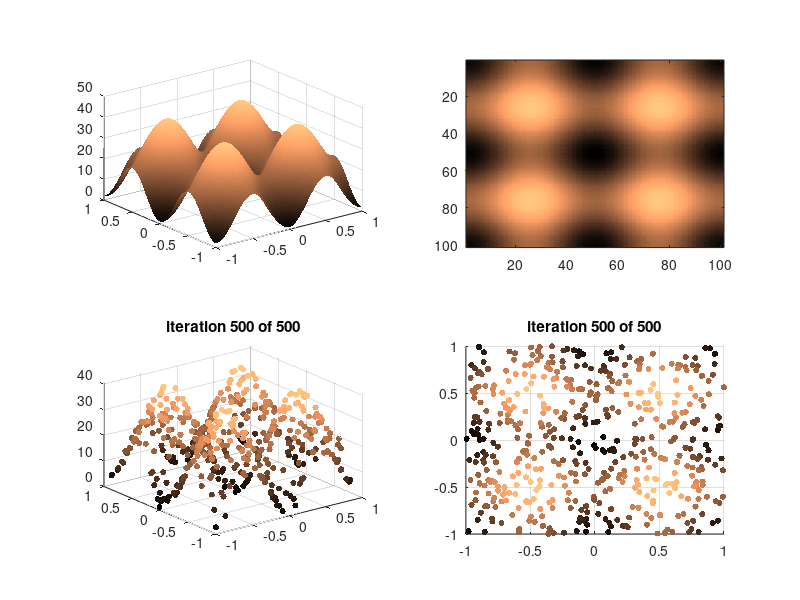

Here is the MATLAB script that generated this plot:
%%%%%%%%%%%%%%%%%%%%%%%%%%%%%%%%%%%%%%%%%%%%%%%%%%%%%%%%%%%%%%%%%%%%%%%%%%%%%%%%
%                                                                              %
%                              RASTRIGIN'S FUNCTION                            %
%                                      DEMO                                    %
%                                                                              %
%                                8 February 2018                               %
%                                                                              %
%                          Juan Ignacio Mendoza Garay                          %
%                               doctoral student                               %
%                 Department of Music, Art and Culture Studies                 %
%                            University of Jyv?skyl?                           %
%                                                                              %
%%%%%%%%%%%%%%%%%%%%%%%%%%%%%%%%%%%%%%%%%%%%%%%%%%%%%%%%%%%%%%%%%%%%%%%%%%%%%%%%

% This script has been tested with Matlab R2015a

% ==============================================================================
close all
clear
clc

% Rastrigin's function:
rastrigin = @(XY) (10 * size(XY,2) + sum( (XY .^2 - 10 * cos(2 * pi .* XY)) , 2 ));

range = [-1, 1]; % <--- range to evaluate the function
resol = 100;     % <--- resolution 

figure
colormap copper

%...............................................................................
% make  Rastrigin's function in defined range:
xy_seed = range(1) : ((range(end)-range(1))/resol) : range(end) ;
L = length(xy_seed);
Z = zeros(length(xy_seed));
for rowind = 1:L
    for colind = 1:L
        Z(rowind,colind) = feval(rastrigin,[xy_seed(rowind),xy_seed(colind)]);
    end
end

% plot function's surface:
subplot(2,2,1)
surf(xy_seed,xy_seed,Z)
xlim(range)
ylim(range)
shading interp

% plot function's heat map:
subplot(2,2,2)
imagesc(Z)

%...............................................................................
% Make and plot Rastrigin's function in defined range, 
% given individual random points:

iters = 500; % <--- amount of iterations

itersstr = num2str(iters);
results = zeros(iters,3); % rows are iterations and colums are [X,Y,Z]
colourstep = length(colormap) / max(max(Z));
plotscat = @(x,y,z) (scatter3(x,y,z,20,floor(z*colourstep)+1,'filled'));
maxfunc = max(max(Z));
for i = 1:iters
    results(i,1:2) = (rand(1,2) * range(end) * 2) + range(1);
    results(i,3)  = feval(rastrigin,results(i,1:2));
    
    % plot points from anlge of surface:
    subplot(2,2,3)
    feval(plotscat,results(i,1),results(i,2),results(i,3))
    title(['iteration ',num2str(i),' of ',itersstr])
    xlim(range)
    ylim(range)
    zlim([0, maxfunc])
    hold on
    drawnow
    
    % plot points from anlge of heat map:
    subplot(2,2,4)
    feval(plotscat,results(i,1),results(i,2),results(i,3))
    xlim(range)
    ylim(range)
    zlim([0, maxfunc])
    view(0,0)
    title(['iteration ',num2str(i),' of ',itersstr])
    view(0,90)
    hold on
    drawnow
end



